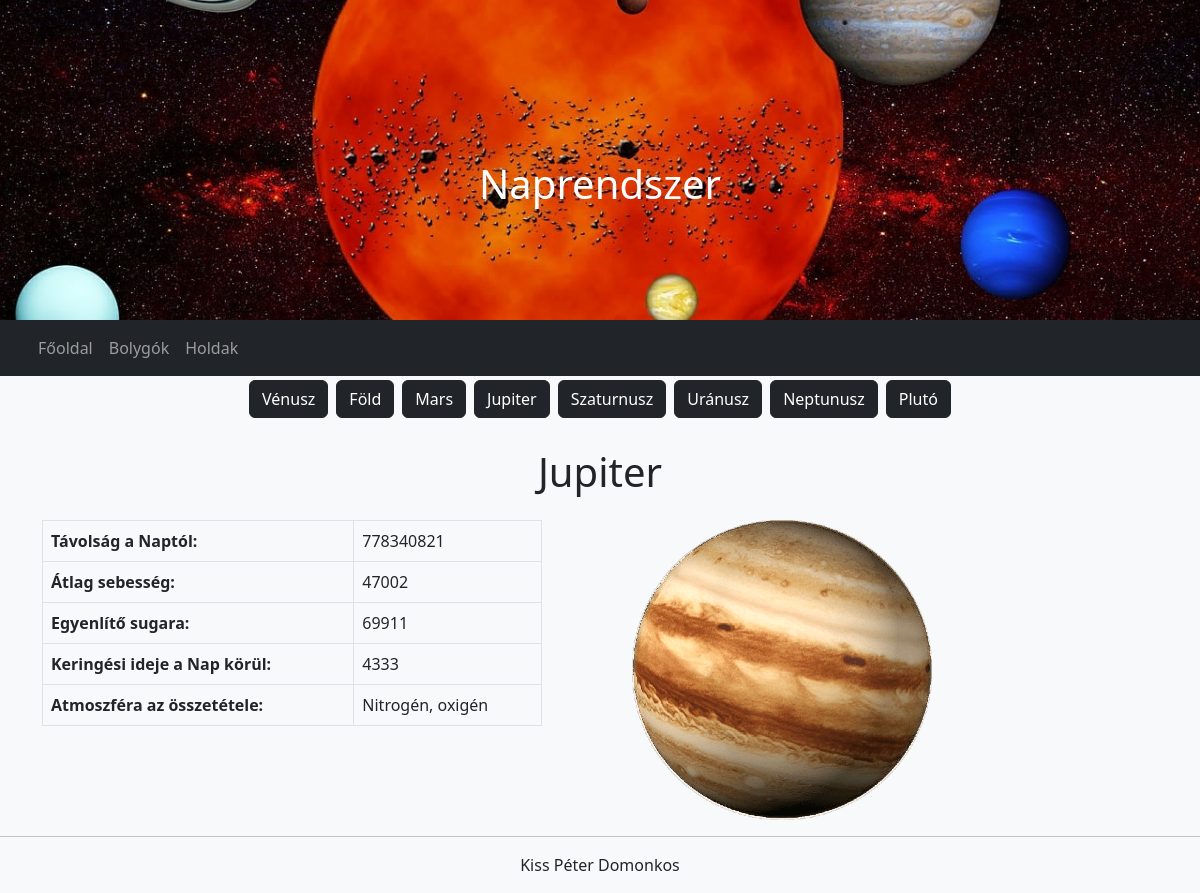
Page /includes/bolygok.php?id=5 on the committed database.
### tables this page shows
CREATE TABLE `bolygok` (
  `id` int(11) NOT NULL,
  `nev` text NOT NULL,
  `tavolsag` bigint(20) NOT NULL,
  `sebesseg` int(11) NOT NULL,
  `egyenlito` int(11) NOT NULL,
  `keringes` int(11) NOT NULL,
  `atmoszfera` text NOT NULL
);

### includes/queries.php (called while the page is built, shortened)
<?php
    function Planets()
    {
        $con = Connect();
        $sql = "SELECT * FROM bolygok";
        $result = mysqli_query($con, $sql);
        return $result;
    }
    function Specific()
    {
        $con = Connect();
        $id = $_GET["id"];
        $sql = "SELECT * FROM bolygok WHERE id =".$id;
        $result = mysqli_query($con, $sql);
        return $result;
    }
?>

### includes/bolygok.php (the view, shortened to what this page needs)
<?php
    include("header.php");
    $result = Planets();
?>
<div class="container mydiv">
    <?php  while($row = mysqli_fetch_array($result)){ ?>
        <button type="button" class="btn btn-dark mybtn">
            <a href="bolygok.php?id=<?php echo $row['id']; ?>"><?php echo $row["nev"]; ?></a>
            <?php } ?>
        </button>
</div>
<?php
    $result = Specific();
    $row = mysqli_fetch_array($result);
?>
<div class='container'>
    <h2 class="h2 myh2 text-center display-6 py-3"><?php echo $row['nev'] ?></h2>
    <div class='row'>
        <div class="col-md">
            <table class='table table-bordered mytable'>
                <tr><th>Távolság a Naptól:</th><td><?php echo $row['tavolsag'] ?></td></tr>
                <tr><th>Átlag sebesség:</th><td><?php echo $row['sebesseg'] ?></td></tr>
                <tr><th>Egyenlítő sugara:</th><td><?php echo $row['egyenlito'] ?></td></tr>
                <tr><th>Keringési ideje a Nap körül:</th><td><?php echo $row['keringes'] ?></td></tr>
                <tr><th>Atmoszféra az összetétele:</th><td><?php echo $row['atmoszfera'] ?></td></tr>
            </table>
        </div>
        <div class="col-md">
            <img class="myimg" src="../sources/img/<?php echo $row['id'] ?>.png" alt="<?php echo $row['nev'] ?>">
        </div>
    </div>
    </div>
<?php
    include("footer.php");
?>

### sources/css/mystyle.css (style rules this page uses)
.myh2 { margin-top: 10px; }
.myimg { margin-left: 20px; width: 300px; height: auto; display: inline-block; }
.mybtn { margin: 4px; }
.mydiv a { text-decoration: none; color: white; text-align: center; }
.mydiv { text-align: center; }
.mytable { width: 500px; }

### rows in the picture
bolygok: nev "Vénusz"
bolygok: nev "Föld"
bolygok: nev "Mars"
bolygok: nev "Jupiter", tavolsag "778340821", sebesseg "47002", egyenlito "69911", keringes "4333", atmoszfera "Nitrogén, oxigén"
bolygok: nev "Szaturnusz"
bolygok: nev "Uránusz"
bolygok: nev "Neptunusz"
bolygok: nev "Plutó"
